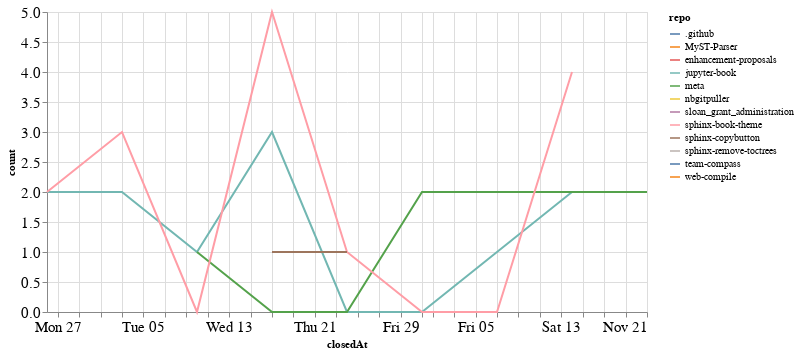

Notebook code for this chart:
### Code cell
closed_by_time = closed_by.groupby('repo').resample('W', on='closedAt').count()['author'].reset_index()
closed_by_time = closed_by_time.rename(columns={'author': 'count'})

alt.Chart(closed_by_time, width=600).mark_line().encode(
    x='closedAt',
    y='count',
    color='repo',
    tooltip="repo"
)

### Figure 1 — Vega-Lite specification as saved in the notebook (floating-point values rounded to 4 significant figures)
{"config": {"axisLeft": {"labelFontSize": 15}, "axisBottom": {"labelFontSize": 15}}, "data": {"name": "data-167e56826eb10994245238a2e2c3d9b7"}, "mark": "line", "encoding": {"color": {"type": "nominal", "field": "repo"}, "tooltip": {"type": "nominal", "field": "repo"}, "x": {"type": "temporal", "field": "closedAt"}, "y": {"type": "quantitative", "field": "count"}}, "width": 600, "$schema": "https://vega.github.io/schema/vega-lite/v4.8.1.json", "datasets": {"data-167e56826eb10994245238a2e2c3d9b7": [{"repo": ".github", "closedAt": "2021-11-14T00:00:00", "count": 1}, {"repo": "MyST-Parser", "closedAt": "2021-09-26T00:00:00", "count": 1}, {"repo": "enhancement-proposals", "closedAt": "2021-10-10T00:00:00", "count": 1}, {"repo": "jupyter-book", "closedAt": "2021-09-26T00:00:00", "count": 2}, {"repo": "jupyter-book", "closedAt": "2021-10-03T00:00:00", "count": 2}, {"repo": "jupyter-book", "closedAt": "2021-10-10T00:00:00", "count": 1}, {"repo": "jupyter-book", "closedAt": "2021-10-17T00:00:00", "count": 3}, {"repo": "jupyter-book", "closedAt": "2021-10-24T00:00:00", "count": 0}, {"repo": "jupyter-book", "closedAt": "2021-10-31T00:00:00", "count": 0}, {"repo": "jupyter-book", "closedAt": "2021-11-07T00:00:00", "count": 1}, {"repo": "jupyter-book", "closedAt": "2021-11-14T00:00:00", "count": 2}, {"repo": "meta", "closedAt": "2021-10-10T00:00:00", "count": 1}, {"repo": "meta", "closedAt": "2021-10-17T00:00:00", "count": 0}, {"repo": "meta", "closedAt": "2021-10-24T00:00:00", "count": 0}, {"repo": "meta", "closedAt": "2021-10-31T00:00:00", "count": 2}, {"repo": "meta", "closedAt": "2021-11-07T00:00:00", "count": 2}, {"repo": "meta", "closedAt": "2021-11-14T00:00:00", "count": 2}, {"repo": "meta", "closedAt": "2021-11-21T00:00:00", "count": 2}, {"repo": "nbgitpuller", "closedAt": "2021-11-07T00:00:00", "count": 1}, {"repo": "sloan_grant_administration", "closedAt": "2021-10-10T00:00:00", "count": 1}, {"repo": "sphinx-book-theme", "closedAt": "2021-09-26T00:00:00", "count": 2}, {"repo": "sphinx-book-theme", "closedAt": "2021-10-03T00:00:00", "count": 3}, {"repo": "sphinx-book-theme", "closedAt": "2021-10-10T00:00:00", "count": 0}, {"repo": "sphinx-book-theme", "closedAt": "2021-10-17T00:00:00", "count": 5}, {"repo": "sphinx-book-theme", "closedAt": "2021-10-24T00:00:00", "count": 1}, {"repo": "sphinx-book-theme", "closedAt": "2021-10-31T00:00:00", "count": 0}, {"repo": "sphinx-book-theme", "closedAt": "2021-11-07T00:00:00", "count": 0}, {"repo": "sphinx-book-theme", "closedAt": "2021-11-14T00:00:00", "count": 4}, {"repo": "sphinx-copybutton", "closedAt": "2021-10-17T00:00:00", "count": 1}, {"repo": "sphinx-copybutton", "closedAt": "2021-10-24T00:00:00", "count": 1}, {"repo": "sphinx-remove-toctrees", "closedAt": "2021-10-24T00:00:00", "count": 1}, {"repo": "team-compass", "closedAt": "2021-10-17T00:00:00", "count": 1}, {"repo": "web-compile", "closedAt": "2021-09-26T00:00:00", "count": 1}]}}
